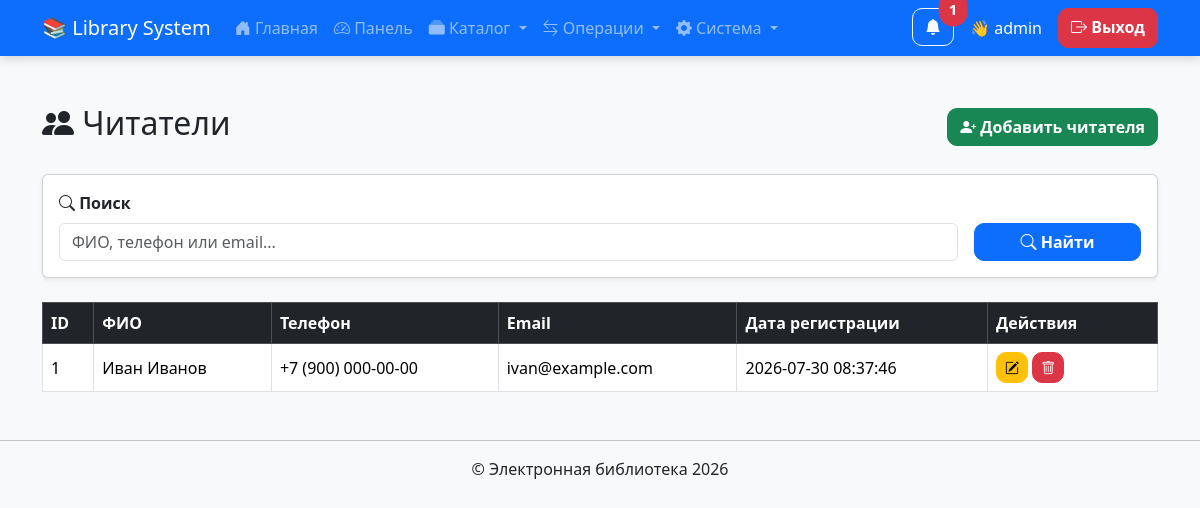
The app's page /readers/index.php (signed in) with its own data.
### tables this page shows
CREATE TABLE `readers` (
  `id` int(11) NOT NULL,
  `user_id` int(11) DEFAULT NULL,
  `full_name` varchar(150) NOT NULL,
  `phone` varchar(30) DEFAULT NULL,
  `email` varchar(150) DEFAULT NULL,
  `address` text DEFAULT NULL,
  `registered_at` timestamp NOT NULL DEFAULT current_timestamp()
);

### readers/index.php (the view, shortened to what this page needs)
<?php
require_once "../config/db.php";
$search = trim($_GET["search"] ?? "");
$sql = "SELECT * FROM readers WHERE 1=1";
$sql .= " ORDER BY full_name";
$stmt = $conn->prepare($sql);
$stmt->execute();
$result = $stmt->get_result();
include "../includes/header.php";
include "../includes/navbar.php";
?>
<div class="container mt-5">
    <div class="d-flex justify-content-between align-items-center mb-4">
        <h2>
            <i class="bi bi-people-fill"></i>
            Читатели
        </h2>
        <a href="add.php" class="btn btn-success">
            <i class="bi bi-person-plus-fill"></i>
            Добавить читателя
        </a>
    </div>
    <div class="card shadow-sm mb-4">
        <div class="card-body">
            <form method="GET" class="row g-3 align-items-end">
                <div class="col-md-10">
                    <label class="form-label fw-bold">
                        <i class="bi bi-search"></i>
                        Поиск
                    </label>
                    <input
                        type="text"
                        name="search"
                        class="form-control"
                        placeholder="ФИО, телефон или email..."
                        value="<?= htmlspecialchars($search) ?>">
                </div>
                <div class="col-md-2 d-grid">
                    <button type="submit" class="btn btn-primary">
                        <i class="bi bi-search"></i>
                        Найти
                    </button>
                </div>
            </form>
        </div>
    </div>
    <table class="table table-bordered table-hover align-middle">
        <thead class="table-dark">
            <tr>
                <th>ID</th>
                <th>ФИО</th>
                <th>Телефон</th>
                <th>Email</th>
                <th>Дата регистрации</th>
                <th width="170">Действия</th>
            </tr>
        </thead>
        <tbody>
<?php while($reader = $result->fetch_assoc()): ?>
<tr>
<td><?= $reader["id"] ?></td>
<td><?= htmlspecialchars($reader["full_name"]) ?></td>
<td><?= htmlspecialchars($reader["phone"]) ?></td>
<td><?= htmlspecialchars($reader["email"]) ?></td>
<td><?= $reader["registered_at"] ?></td>
<td>
<a
href="edit.php?id=<?= $reader["id"] ?>"
class="btn btn-warning btn-sm">
<i class="bi bi-pencil-square"></i>
</a>
<a
href="delete.php?id=<?= $reader["id"] ?>"
class="btn btn-danger btn-sm"
onclick="return confirm('Удалить читателя?')">
<i class="bi bi-trash"></i>
</a>
</td>
</tr>
<?php endwhile; ?>
        </tbody>
    </table>
</div>
<?php include "../includes/footer.php"; ?>

### assets/css/style.css (style rules this page uses)
body { background:#f4f6f9; font-family:'Segoe UI',sans-serif; }
.btn { border-radius:10px; font-weight:600; }

### records on screen
readers: id "1", full_name "Иван Иванов", phone "+7 (900) 000-00-00", email "ivan@example.com", registered_at "2026-07-30 08:37:46"

### other values on screen
$notifTotal "1"
$_SESSION["username"] "admin"
